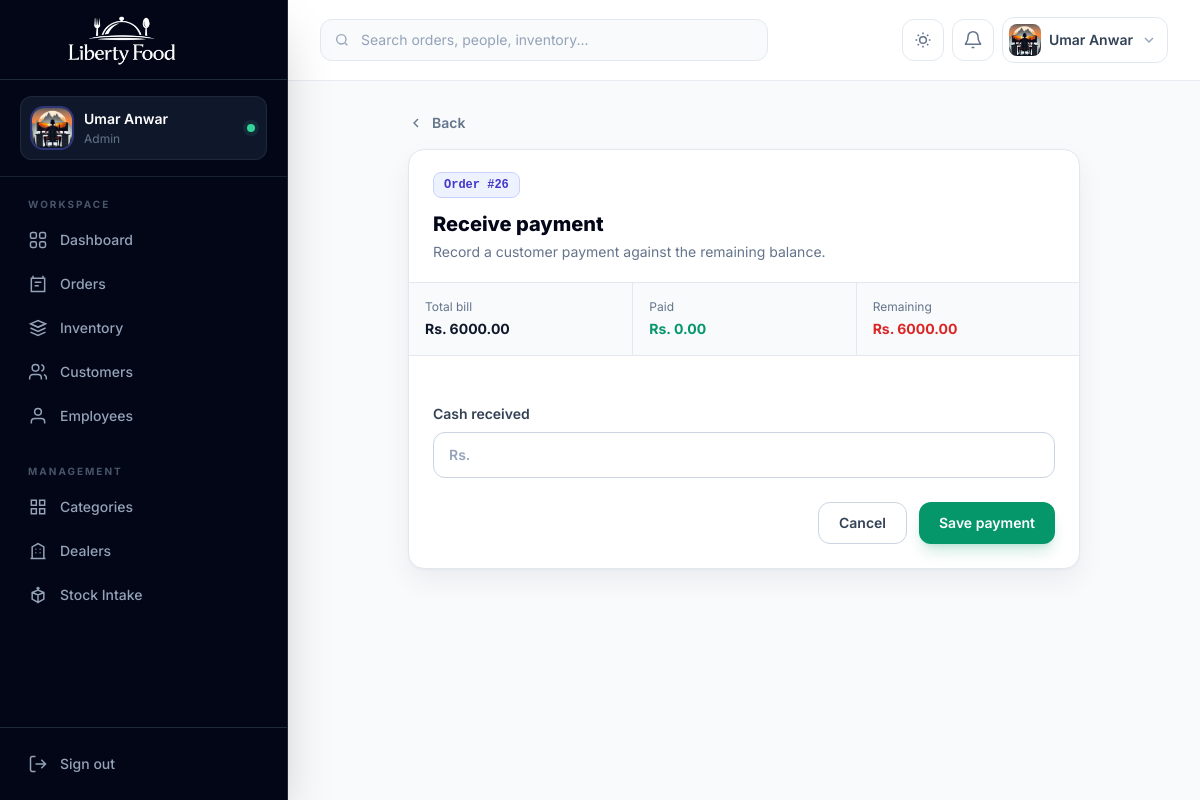
The page /people/customer/orders/payment/26/ (signed in) on the database its author committed.
### accounts/models.py (models this page shows, shortened)
class CustomUser(AbstractUser):
    email = models.EmailField(unique=True)
    ROLE_CHOICES = (
        ('admin', 'Admin'),
        ('employee', 'Employee'),
        ('customer', 'Customer'),
    )
    role = models.CharField(
        max_length=20,
        choices=ROLE_CHOICES,
        default='customer'
    )
    phone = models.CharField(
        max_length=15,
        blank=True,
        null=True
    )
    profile_image = models.ImageField(
        upload_to='profiles/',
        blank=True,
        null=True
    )

### core_app/models.py (models this page shows, shortened)
class Order(models.Model):
    PAYMENT_CHOICES = [
        ("Pending", "Pending"),
        ("Cleared", "Cleared"),
    ]
    status = models.CharField(
        max_length=20,
        choices=STATUS_CHOICES,
        default="Pending"
    )
    customer = models.ForeignKey(
        Customer,
        on_delete=models.CASCADE
    )
    order_date = models.DateTimeField(auto_now_add=True)
    payment_status = models.CharField(
        max_length=20,
        choices=PAYMENT_CHOICES,
        default="Pending"
    )
    paid_amount = models.DecimalField(
        max_digits=10,
        decimal_places=2,
        default=0
    )
    @property
    def total_price(self):
        return sum(
            item.food_item.price * item.quantity
            for item in self.items.all()
      )
    @property
    def remaining_amount(self):
        return self.total_price - self.paid_amount

class OrderItem(models.Model):
    order = models.ForeignKey(Order, related_name="items", on_delete=models.CASCADE)
    food_item = models.ForeignKey(FoodItem, on_delete=models.CASCADE)
    quantity = models.PositiveIntegerField(default=1)

class FoodItem(models.Model):
    name = models.CharField(max_length=100)
    description = models.TextField()
    price = models.DecimalField(max_digits=8, decimal_places=2, blank=True)
    category = models.ForeignKey(Category, on_delete=models.CASCADE)
    dealer = models.ForeignKey(Dealer, on_delete=models.SET_NULL, null=True, blank=True)
    image = models.ImageField(upload_to="food_images/", null=True, blank=True)
    quantity = models.PositiveIntegerField(default=0)
    created_at = models.DateTimeField(auto_now_add=True)
    total_sold = models.PositiveIntegerField(default=0)

### people_app/views.py (the view, shortened to what this page needs)
# urls.py: path("orders/payment/<int:id>/", views.update_payment, name="update_payment"),
@admin_required
def update_payment(request, id):
    order = get_object_or_404(Order, id=id)
    return render(request, "update_payment.html", {
        "order": order
    })

### templates/update_payment.html (shortened to what this page needs)
{% extends "base.html" %}
{% block content %}
<div class="mx-auto max-w-2xl">
  <button type="button" onclick="history.back()" class="mb-4 inline-flex items-center gap-2 text-sm font-semibold text-slate-500 hover:text-indigo-600 dark:hover:text-indigo-400"><svg class="h-4 w-4" viewBox="0 0 24 24" fill="none" stroke="currentColor" stroke-width="2"><path d="m15 18-6-6 6-6"/></svg> Back</button>
  <section class="overflow-hidden rounded-2xl border border-slate-200 bg-white shadow-soft dark:border-slate-800 dark:bg-slate-900">
    <div class="border-b border-slate-200 px-6 py-5 dark:border-slate-800"><span class="inline-flex rounded-lg border border-indigo-200 bg-indigo-50 px-2.5 py-1 font-mono text-xs font-semibold text-indigo-700 dark:border-indigo-900 dark:bg-indigo-950/50 dark:text-indigo-300">Order #{{ order.id }}</span><h1 class="mt-3 text-xl font-extrabold text-slate-950 dark:text-white">Receive payment</h1><p class="mt-1 text-sm text-slate-500">Record a customer payment against the remaining balance.</p></div>
    <div class="grid grid-cols-3 divide-x divide-slate-200 border-b border-slate-200 bg-slate-50 dark:divide-slate-800 dark:border-slate-800 dark:bg-slate-950/50"><div class="p-4"><p class="text-xs text-slate-500">Total bill</p><p class="mt-1 text-sm font-bold text-slate-900 dark:text-white">Rs. {{ order.total_price }}</p></div><div class="p-4"><p class="text-xs text-slate-500">Paid</p><p class="mt-1 text-sm font-bold text-emerald-600">Rs. {{ order.paid_amount }}</p></div><div class="p-4"><p class="text-xs text-slate-500">Remaining</p><p class="mt-1 text-sm font-bold text-red-600 dark:text-red-400">Rs. {{ order.remaining_amount }}</p></div></div>
    <form method="post" class="space-y-6 p-6">{% csrf_token %}<div><label for="payment-amount" class="mb-2 block text-sm font-semibold text-slate-700 dark:text-slate-200">Cash received</label><div class="relative"><span class="absolute left-4 top-1/2 -translate-y-1/2 text-sm font-semibold text-slate-400">Rs.</span><input id="payment-amount" type="number" step="0.01" name="amount" required class="w-full rounded-xl border border-slate-300 bg-white py-3 pl-12 pr-4 text-sm outline-none focus:border-indigo-500 focus:ring-4 focus:ring-indigo-500/10 dark:border-slate-700 dark:bg-slate-950"></div></div><div class="flex flex-col-reverse gap-3 sm:flex-row sm:justify-end"><a href="javascript:history.back()" class="inline-flex justify-center rounded-xl border border-slate-300 px-5 py-2.5 text-sm font-semibold text-slate-700 dark:border-slate-700 dark:text-slate-200">Cancel</a><button class="rounded-xl bg-emerald-600 px-5 py-2.5 text-sm font-semibold text-white shadow-lg shadow-emerald-600/20 hover:bg-emerald-700">Save payment</button></div></form>
  </section>
</div>
{% endblock %}

### templates/base.html (shortened to what this page needs)
{% load static %}
<!DOCTYPE html>
<html lang="en" class="h-full scroll-smooth">
<head>
  <script src="https://cdn.tailwindcss.com"></script>
</head>
<body class="h-full bg-slate-50 font-sans text-slate-700 antialiased dark:bg-slate-950 dark:text-slate-300">
  <aside id="sidebar" class="fixed inset-y-0 left-0 z-50 flex w-72 -translate-x-full flex-col border-r border-slate-800 bg-slate-950 text-slate-300 shadow-2xl transition-transform duration-300 lg:translate-x-0">
    <div class="flex h-20 items-center gap-3 border-b border-slate-800 px-5">
      <a href="{% url 'home' %}" class="block h-16 w-52" aria-label="Liberty Food home">
        <img src="{% static 'liberty-food-logo-cropped.png' %}" alt="Liberty Food" class="h-full w-full object-contain">
      </a>
    </div>
    <div class="border-b border-slate-800/80 px-5 py-4">
      <div class="flex items-center gap-3 rounded-xl bg-slate-900 px-3 py-3 ring-1 ring-inset ring-slate-800">
        {% if request.user.profile_image %}
          <img src="{{ request.user.profile_image.url }}" alt="{{ request.user.username }}" class="h-10 w-10 rounded-xl object-cover ring-2 ring-indigo-500/40">
        {% else %}
          <div class="flex h-10 w-10 items-center justify-center rounded-xl bg-indigo-500/15 text-sm font-bold uppercase text-indigo-300 ring-1 ring-inset ring-indigo-500/30">
            {{ request.user.username|slice:":1" }}
          </div>
        {% endif %}
        <div class="min-w-0">
          <p class="truncate text-sm font-semibold text-white">{{ request.user.get_full_name|default:request.user.username }}</p>
          <p class="mt-0.5 truncate text-xs capitalize text-slate-500">{{ request.user.role|default:"Team member" }}</p>
        </div>
        <span class="ml-auto h-2 w-2 rounded-full bg-emerald-400 ring-4 ring-emerald-400/10" title="Online"></span>
      </div>
    </div>
    <nav class="flex-1 overflow-y-auto px-4 py-5" aria-label="Primary navigation">
      <p class="mb-2 px-3 text-[10px] font-bold uppercase tracking-[.2em] text-slate-600">Workspace</p>
      <div class="space-y-1">
        <a href="{% url 'home' %}" class="nav-link flex items-center gap-3 rounded-xl px-3 py-2.5 text-sm font-medium transition {% if request.resolver_match.url_name == 'home' %}bg-indigo-500 text-white shadow-lg shadow-indigo-950/30{% else %}text-slate-400 hover:bg-slate-900 hover:text-white{% endif %}">
          <svg class="h-5 w-5" viewBox="0 0 24 24" fill="none" stroke="currentColor" stroke-width="1.8"><rect x="3" y="3" width="7" height="7" rx="2"/><rect x="14" y="3" width="7" height="7" rx="2"/><rect x="3" y="14" width="7" height="7" rx="2"/><rect x="14" y="14" width="7" height="7" rx="2"/></svg>
          Dashboard
        </a>
        {% if request.user.role == 'admin' or request.user.is_superuser %}<a href="{% url 'order_list' %}" class="nav-link flex items-center gap-3 rounded-xl px-3 py-2.5 text-sm font-medium transition {% if 'order' in request.resolver_match.url_name %}bg-indigo-500 text-white shadow-lg shadow-indigo-950/30{% else %}text-slate-400 hover:bg-slate-900 hover:text-white{% endif %}">
          <svg class="h-5 w-5" viewBox="0 0 24 24" fill="none" stroke="currentColor" stroke-width="1.8"><path d="M6 2v4M18 2v4M4 5h16v16H4z"/><path d="M8 10h8M8 14h5"/></svg>
          Orders
        </a>
        <a href="{% url 'fooditem_list' %}" class="nav-link flex items-center gap-3 rounded-xl px-3 py-2.5 text-sm font-medium transition {% if 'fooditem' in request.resolver_match.url_name or request.resolver_match.url_name == 'food_quantity' %}bg-indigo-500 text-white shadow-lg shadow-indigo-950/30{% else %}text-slate-400 hover:bg-slate-900 hover:text-white{% endif %}">
          <svg class="h-5 w-5" viewBox="0 0 24 24" fill="none" stroke="currentColor" stroke-width="1.8"><path d="m3 7 9-4 9 4-9 4-9-4Z"/><path d="m3 7 9 4 9-4M3 12l9 4 9-4M3 17l9 4 9-4"/></svg>
          Inventory
        </a>
        <a href="{% url 'customer_list' %}" class="nav-link flex items-center gap-3 rounded-xl px-3 py-2.5 text-sm font-medium transition {% if 'customer' in request.resolver_match.url_name %}bg-indigo-500 text-white shadow-lg shadow-indigo-950/30{% else %}text-slate-400 hover:bg-slate-900 hover:text-white{% endif %}">
          <svg class="h-5 w-5" viewBox="0 0 24 24" fill="none" stroke="currentColor" stroke-width="1.8"><path d="M16 21v-2a4 4 0 0 0-4-4H6a4 4 0 0 0-4 4v2"/><circle cx="9" cy="7" r="4"/><path d="M22 21v-2a4 4 0 0 0-3-3.87M16 3.13a4 4 0 0 1 0 7.75"/></svg>
          Customers
        </a>
        <a href="{% url 'employee_list' %}" class="nav-link flex items-center gap-3 rounded-xl px-3 py-2.5 text-sm font-medium transition {% if 'employee' in request.resolver_match.url_name or 'salary' in request.resolver_match.url_name %}bg-indigo-500 text-white shadow-lg shadow-indigo-950/30{% else %}text-slate-400 hover:bg-slate-900 hover:text-white{% endif %}">
          <svg class="h-5 w-5" viewBox="0 0 24 24" fill="none" stroke="currentColor" stroke-width="1.8"><path d="M20 21v-2a4 4 0 0 0-4-4H8a4 4 0 0 0-4 4v2"/><circle cx="12" cy="7" r="4"/></svg>
          Employees
        </a>{% endif %}
      </div>
      {% if request.user.role == 'admin' or request.user.is_superuser %}<p class="mb-2 mt-7 px-3 text-[10px] font-bold uppercase tracking-[.2em] text-slate-600">Management</p>
      <div class="space-y-1">
        <a href="{% url 'category_list' %}" class="nav-link flex items-center gap-3 rounded-xl px-3 py-2.5 text-sm font-medium transition {% if 'category' in request.resolver_match.url_name %}bg-indigo-500 text-white{% else %}text-slate-400 hover:bg-slate-900 hover:text-white{% endif %}">
          <svg class="h-5 w-5" viewBox="0 0 24 24" fill="none" stroke="currentColor" stroke-width="1.8"><path d="M4 4h6v6H4zM14 4h6v6h-6zM4 14h6v6H4zM14 14h6v6h-6z"/></svg>
          Categories
        </a>
        <a href="{% url 'dealer_list' %}" class="nav-link flex items-center gap-3 rounded-xl px-3 py-2.5 text-sm font-medium transition {% if 'dealer' in request.resolver_match.url_name %}bg-indigo-500 text-white{% else %}text-slate-400 hover:bg-slate-900 hover:text-white{% endif %}">
          <svg class="h-5 w-5" viewBox="0 0 24 24" fill="none" stroke="currentColor" stroke-width="1.8"><path d="M3 21h18M5 21V7l7-4 7 4v14M9 10h1M14 10h1M9 14h1M14 14h1"/></svg>
          Dealers
        </a>
        <a href="{% url 'food_quantity' %}" class="nav-link flex items-center gap-3 rounded-xl px-3 py-2.5 text-sm font-medium transition {% if request.resolver_match.url_name == 'food_quantity' %}bg-indigo-500 text-white{% else %}text-slate-400 hover:bg-slate-900 hover:text-white{% endif %}">
          <svg class="h-5 w-5" viewBox="0 0 24 24" fill="none" stroke="currentColor" stroke-width="1.8"><path d="M12 22V12M5 9l7 3 7-3M5 9l7-3 7 3v8l-7 4-7-4V9Z"/><path d="M12 2v4M10 4h4"/></svg>
          Stock Intake
        </a>
      </div>{% endif %}
    </nav>
    <div class="border-t border-slate-800 p-4">
      <a href="{% url 'logout' %}" class="flex items-center gap-3 rounded-xl px-3 py-2.5 text-sm font-medium text-slate-400 transition hover:bg-red-500/10 hover:text-red-400">
        <svg class="h-5 w-5" viewBox="0 0 24 24" fill="none" stroke="currentColor" stroke-width="1.8"><path d="M9 21H5a2 2 0 0 1-2-2V5a2 2 0 0 1 2-2h4M16 17l5-5-5-5M21 12H9"/></svg>
        Sign out
      </a>
    </div>
  </aside>
  <div id="app-main" class="min-h-full transition-all duration-300 lg:ml-72">
    <header id="topbar" class="sticky top-0 z-30 border-b border-slate-200/80 bg-white/90 backdrop-blur-xl dark:border-slate-800 dark:bg-slate-950/85">
      <div class="flex h-20 items-center gap-3 px-4 sm:px-6 lg:px-8">
        {% if request.user.role == 'admin' or request.user.is_superuser %}<form method="GET" action="{% url 'global_search' %}" class="relative hidden w-full max-w-md md:block">
          <input type="search" name="q" placeholder="Search orders, people, inventory..." class="w-full rounded-xl border border-slate-200 bg-slate-50 py-2.5 pl-10 pr-4 text-sm text-slate-900 outline-none transition placeholder:text-slate-400 focus:border-indigo-500 focus:ring-4 focus:ring-indigo-500/10 dark:border-slate-800 dark:bg-slate-900 dark:text-white">
        </form>{% endif %}
        <div class="ml-auto flex items-center gap-2">
          <button id="theme-toggle" type="button" class="rounded-xl border border-slate-200 p-2.5 text-slate-500 transition hover:border-indigo-200 hover:bg-indigo-50 hover:text-indigo-600 dark:border-slate-800 dark:text-slate-400 dark:hover:border-indigo-900 dark:hover:bg-indigo-950/50 dark:hover:text-indigo-400" aria-label="Toggle color theme">
            <svg class="h-5 w-5 dark:hidden" viewBox="0 0 24 24" fill="none" stroke="currentColor" stroke-width="1.8"><path d="M12 3v2M12 19v2M3 12h2M19 12h2M5.64 5.64l1.42 1.42M16.94 16.94l1.42 1.42M18.36 5.64l-1.42 1.42M7.06 16.94l-1.42 1.42"/><circle cx="12" cy="12" r="4"/></svg>
          </button>
          <div class="relative">
            <button id="notification-trigger" type="button" class="relative rounded-xl border border-slate-200 p-2.5 text-slate-500 transition hover:bg-slate-50 dark:border-slate-800 dark:text-slate-400 dark:hover:bg-slate-900" aria-label="Notifications" aria-expanded="false">
              <svg class="h-5 w-5" viewBox="0 0 24 24" fill="none" stroke="currentColor" stroke-width="1.8"><path d="M18 8a6 6 0 0 0-12 0c0 7-3 7-3 9h18c0-2-3-2-3-9M13.7 21h-3.4"/></svg>
            </button>
          </div>
          <div class="relative">
            <button id="profile-trigger" type="button" class="flex items-center gap-2 rounded-xl border border-slate-200 bg-white p-1.5 pr-2.5 transition hover:bg-slate-50 dark:border-slate-800 dark:bg-slate-900 dark:hover:bg-slate-800" aria-expanded="false">
              {% if request.user.profile_image %}
                <img src="{{ request.user.profile_image.url }}" alt="" class="h-8 w-8 rounded-lg object-cover">
              {% else %}
                <span class="flex h-8 w-8 items-center justify-center rounded-lg bg-indigo-100 text-xs font-bold uppercase text-indigo-700 dark:bg-indigo-500/15 dark:text-indigo-300">{{ request.user.username|slice:":1" }}</span>
              {% endif %}
              <span class="hidden max-w-32 truncate text-sm font-semibold text-slate-700 dark:text-slate-200 sm:block">{{ request.user.get_full_name|default:request.user.username }}</span>
              <svg class="hidden h-4 w-4 text-slate-400 sm:block" viewBox="0 0 24 24" fill="none" stroke="currentColor" stroke-width="2"><path d="m6 9 6 6 6-6"/></svg>
            </button>
          </div>
        </div>
      </div>
    </header>
    <main class="px-4 py-6 sm:px-6 lg:px-8 lg:py-8">
      <div class="mx-auto max-w-[1600px]">
        {% block content %}{% endblock %}
      </div>
    </main>
  </div>
</body>
</html>

### rows shown on the page
CustomUser: user.profile_image (picture), user.get_full_name "Umar Anwar", user.role "Admin"
Order: id "26", total_price "6000.00", paid_amount "0.00", remaining_amount "6000.00"
